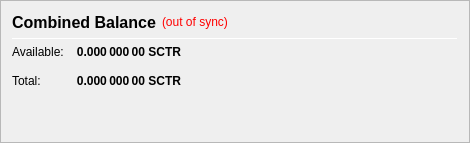
                   <widget class="QFrame" name="frame_CombinedBalances">
                    <property name="minimumSize">
                     <size>
                      <width>470</width>
                      <height>0</height>
                     </size>
                    </property>
                    <property name="frameShape">
                     <enum>QFrame::StyledPanel</enum>
                    </property>
                    <property name="frameShadow">
                     <enum>QFrame::Raised</enum>
                    </property>
                    <layout class="QVBoxLayout" name="verticalLayout_5">
                     <item>
                      <layout class="QHBoxLayout" name="horizontalLayout_5" stretch="0,0,0">
                       <item>
                        <widget class="QLabel" name="label_5z">
                         <property name="minimumSize">
                          <size>
                           <width>0</width>
                           <height>20</height>
                          </size>
                         </property>
                         <property name="font">
                          <font>
                           <pointsize>12</pointsize>
                           <weight>75</weight>
                           <bold>true</bold>
                          </font>
                         </property>
                         <property name="toolTip">
                          <string>Combined Balance (including unconfirmed and immature coins)</string>
                         </property>
                         <property name="text">
                          <string>Combined Balance</string>
                         </property>
                        </widget>
                       </item>
                       <item>
                        <widget class="QLabel" name="labelWalletStatus">
                         <property name="cursor">
                          <cursorShape>WhatsThisCursor</cursorShape>
                         </property>
                         <property name="toolTip">
                          <string>The displayed information may be out of date. Your wallet automatically synchronizes with the SCTR network after a connection is established, but this process has not completed yet.</string>
                         </property>
                         <property name="styleSheet">
                          <string notr="true">QLabel { color: red; }</string>
                         </property>
                         <property name="text">
                          <string notr="true">(out of sync)</string>
                         </property>
                         <property name="alignment">
                          <set>Qt::AlignLeading|Qt::AlignLeft|Qt::AlignVCenter</set>
                         </property>
                        </widget>
                       </item>
                       <item>
                        <spacer name="horizontalSpacer_1">
                         <property name="orientation">
                          <enum>Qt::Horizontal</enum>
                         </property>
                         <property name="sizeHint" stdset="0">
                          <size>
                           <width>40</width>
                           <height>20</height>
                          </size>
                         </property>
                        </spacer>
                       </item>
                      </layout>
                     </item>
                     <item>
                      <widget class="Line" name="line_CombinedBalance">
                       <property name="minimumSize">
                        <size>
                         <width>0</width>
                         <height>1</height>
                        </size>
                       </property>
                       <property name="maximumSize">
                        <size>
                         <width>16777215</width>
                         <height>1</height>
                        </size>
                       </property>
                       <property name="orientation">
                        <enum>Qt::Horizontal</enum>
                       </property>
                      </widget>
                     </item>
                     <item>
                      <layout class="QGridLayout" name="gridLayout_3">
                       <property name="spacing">
                        <number>12</number>
                       </property>
                       <item row="1" column="0">
                        <widget class="QLabel" name="labelBalanceTextz">
                         <property name="text">
                          <string>Available:</string>
                         </property>
                        </widget>
                       </item>
                       <item row="1" column="1">
                        <widget class="QLabel" name="labelBalancez">
                         <property name="font">
                          <font>
                           <weight>75</weight>
                           <bold>true</bold>
                          </font>
                         </property>
                         <property name="cursor">
                          <cursorShape>IBeamCursor</cursorShape>
                         </property>
                         <property name="toolTip">
                          <string>Your current spendable balance</string>
                         </property>
                         <property name="text">
                          <string notr="true">0.000 000 00 SCTR</string>
                         </property>
                         <property name="alignment">
                          <set>Qt::AlignRight|Qt::AlignTrailing|Qt::AlignVCenter</set>
                         </property>
                         <property name="textInteractionFlags">
                          <set>Qt::LinksAccessibleByMouse|Qt::TextSelectableByKeyboard|Qt::TextSelectableByMouse</set>
                         </property>
                        </widget>
                       </item>
                       <item row="2" column="0">
                        <widget class="QLabel" name="labelTotalTextz">
                         <property name="text">
                          <string>Total:</string>
                         </property>
                        </widget>
                       </item>
                       <item row="2" column="1">
                        <widget class="QLabel" name="labelTotalz">
                         <property name="font">
                          <font>
                           <weight>75</weight>
                           <bold>true</bold>
                          </font>
                         </property>
                         <property name="cursor">
                          <cursorShape>IBeamCursor</cursorShape>
                         </property>
                         <property name="toolTip">
                          <string>Total Balance, including all unavailable coins.</string>
                         </property>
                         <property name="text">
                          <string notr="true">0.000 000 00 SCTR</string>
                         </property>
                         <property name="alignment">
                          <set>Qt::AlignRight|Qt::AlignTrailing|Qt::AlignVCenter</set>
                         </property>
                         <property name="textInteractionFlags">
                          <set>Qt::LinksAccessibleByMouse|Qt::TextSelectableByKeyboard|Qt::TextSelectableByMouse</set>
                         </property>
                        </widget>
                       </item>
                       <item row="2" column="3">
                        <spacer name="horizontalSpacer_2">
                         <property name="orientation">
                          <enum>Qt::Horizontal</enum>
                         </property>
                         <property name="sizeHint" stdset="0">
                          <size>
                           <width>40</width>
                           <height>20</height>
                          </size>
                         </property>
                        </spacer>
                       </item>
                      </layout>
                     </item>
                     <item>
                      <spacer name="verticalSpacer_1">
                       <property name="orientation">
                        <enum>Qt::Vertical</enum>
                       </property>
                       <property name="sizeHint" stdset="0">
                        <size>
                         <width>20</width>
                         <height>40</height>
                        </size>
                       </property>
                      </spacer>
                     </item>
                    </layout>
                   </widget>
